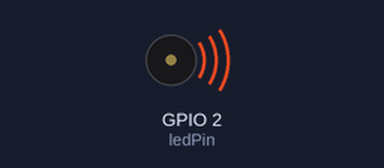
The sketch below on a simulated ESP32. Shown: buzzer (waves = sounding). What the sketch prints to the serial monitor is not drawn.

Above: at 2.0 s.
At 16.67 s:
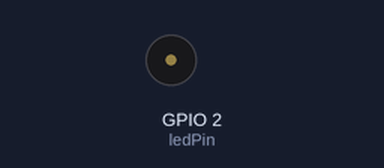
Timing chart, 0 to 18.3 s (numbered marks = the images above):
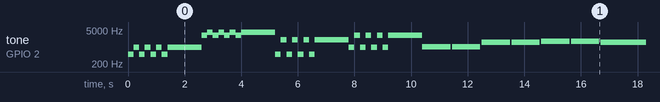

The sketch:

esp32piezotone.ino
```cpp
const int ledPin = 2; //4 works too!

void setup() {
  Serial.begin(9600);
  Serial.println("Setup");
  // put your setup code here, to run once:
  // ledcSetup(0 /*channel*/, 200 /*PWM frequency*/, 8 /*resolution*/);
  // ledcAttachPin(ledPin, 0 /*channel*/);

  ledcAttach(ledPin, 200 /* PWM frequency*/, 8 /* resolution*/);
  Serial.println("SetupEnd");
}

void lowtohi()
{
  ledcWriteTone(ledPin, 100);
  delay(1000);
  ledcWriteTone(ledPin, 500);
  delay(1000);
  ledcWriteTone(ledPin, 1000);
  delay(1000);
  ledcWriteTone(ledPin, 2000);
  delay(1000);
  ledcWriteTone(ledPin, 3000);
  delay(1000);
  ledcWriteTone(ledPin, 4000);
  delay(1000);
  ledcWriteTone(ledPin, 5000);
  delay(1000);
  ledcWriteTone(ledPin, 6000);
  delay(1000);
  ledcWriteTone(ledPin, 7000);

}

void notes()
{
  //octave 0 and 1 fails
  for (size_t i = 2; i < 9; i++)
  {
    Serial.print("Write NoteC in Octave: ");
    Serial.println(String(i));
    ledcWriteNote(ledPin, NOTE_C, i);
    delay(1000);
  }
}

void twinkle()
{
  note_t note[]={NOTE_C,NOTE_C,NOTE_G,NOTE_G,NOTE_A,NOTE_A,NOTE_G,NOTE_F,NOTE_F,NOTE_E,NOTE_E,NOTE_D,NOTE_D,NOTE_C};
  int len[]={1000,1000,1000,1000,1000,1000,2000,1000,1000,1000,1000,1000,1000,2000};
  for (size_t i = 0; i < (sizeof(note)/sizeof(note_t)); i++)
  {
    ledcWriteNote(ledPin, note[i], 6);
    delay(len[i]);
    ledcWriteTone(ledPin, 0);
    delay(50);
  }
  ledcWriteTone(ledPin, 0);
}

void alternate(int f1, int f2)
{
  for (int i = 0; i < 4; i++)
  {
    ledcWriteTone(ledPin, f1);
    delay(200);
    ledcWriteTone(ledPin, f2);
    delay(200);
  }
}

void loop() {
  // put your main code here, to run repeatedly:
  static uint8_t brightness = 0;
  static int diff = 5;

  Serial.println("WriteTone 1000");
  //lowtohi();
  //delay(1000);
  //notes();
  alternate(500, 1000);
  delay(1000);
  alternate(3000, 4000);
  delay(1000);
  alternate(500, 2000);
  delay(1000);
  alternate(1000, 3000);
  delay(1000);
  twinkle();
  delay(1000);
  //alternate();
  Serial.println("WriteTone 0");
  ledcWriteTone(ledPin, 0);
  delay(50);
}
```

Measured:
- by itself, tone on GPIO 2 (ledPin): plays 500 Hz for 0.20 s, 1000 Hz for 0.20 s, 500 Hz for 0.20 s, 1000 Hz for 0.20 s, 500 Hz for 0.20 s, 1000 Hz for 0.20 s … (223 notes in this stretch)
